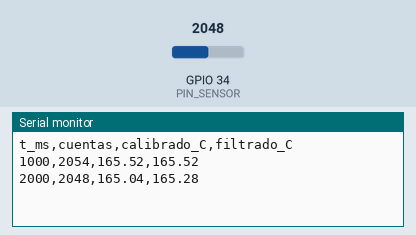
Recording of a sketch running on a simulated ESP32. On the bench: the last lines printed to the serial monitor. The inputs (shaded band) are chosen by the test bench; at power-on: GPIO 34 (PIN_SENSOR) = 2048 (analog values on the 0–4095 scale). Random numbers use the default seed unless the sketch sets one.

Above: at 2.8 s.
2.9 s: GPIO 34 (PIN_SENSOR) set to 2866
At 3.5 s:
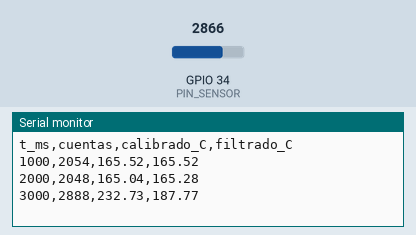
4.4 s: GPIO 34 (PIN_SENSOR) set to 3603
At 5.8 s:
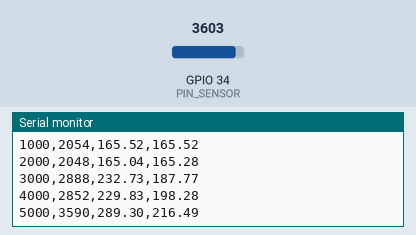
Timing chart, 0 to 7.4 s (numbered marks = the images above; inputs shaded):
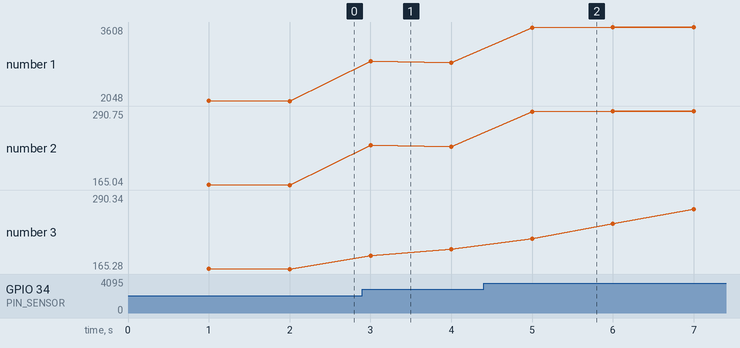

Measured:
- after the input at 2.9 s, the serial monitor: prints a new line after 0.10 s (image 1)
- after the input at 4.4 s, the serial monitor: prints a new line after 0.60 s (image 2)
- plotted number 1: 2048 → 2852 after the input at 2.9 s, 2852 → 3604 after the input at 4.4 s
- plotted number 2: 165.04 → 229.83 after the input at 2.9 s, 229.83 → 290.43 after the input at 4.4 s
- plotted number 3: 165.28 → 198.28 after the input at 2.9 s, 198.28 → 290.3 after the input at 4.4 s

The sketch:

gt1_adquisicion_esp32.ino
```cpp
/* ==========================================================================
   FUNDAMENTOS DE IoT - 2do SEMESTRE 2026
   GT1 (Semana 3) - Proyecto base: cadena de adquisicion en simulacion
   Universidad Autonoma de Chile - Ingenieria Civil Informatica
   v1.0 - 2026-2 - R. Rodriguez

   QUE HACE ESTE PROGRAMA
   Lee una senal analogica, la convierte a magnitud fisica, le aplica una
   correccion de dos puntos y la filtra. Imprime por el monitor serie, en
   formato CSV, el tiempo, las cuentas crudas, el valor calibrado y el valor
   filtrado, para poder comparar las tres columnas.

   COMO SE USA EN LA GT1
   1. Copien este proyecto en su propia cuenta de Wokwi y renombrenlo E NN-GT1.
   2. Ejecuten con M_CAL = 1.0 y B_CAL = 0.0 (sin corregir) y anoten la lectura
      en los DOS puntos de referencia que entrega el docente de la seccion.
   3. Despejen m y b (ver la funcion de ayuda al final del archivo), escriban
      los valores en M_CAL y B_CAL, y verifiquen en un TERCER punto.
   4. Registren m, b, la tolerancia declarada y el criterio de eleccion de N
      en el README del repositorio del equipo.

   REGLAS DE LA ASIGNATURA QUE ESTE CODIGO RESPETA
   - Sin delay() en el lazo principal: el muestreo se agenda con millis().
   - Solo canales del ADC1 (GPIO 32 a 39): el ADC2 queda inutilizable cuando
     el WiFi esta activo, y desde la Semana 8 el WiFi estara activo.
   - Toda constante fisica va comentada con su unidad y su origen.
   ========================================================================== */

// ---------------------------------------------------------------------------
// 1. Configuracion del equipo  (EDITEN ESTA SECCION)
// ---------------------------------------------------------------------------
const uint8_t  PIN_SENSOR   = 34;      // ADC1 canal 6. No usar GPIO 0-27 (ADC2).
const uint32_t PERIODO_MS   = 1000;    // [ms] Periodo de muestreo del taller.
                                       // El periodo del nodo real es el que
                                       // declararon en su plan de datos (ED).
const uint8_t  N_FILTRO     = 5;       // Ventana del filtro. Justifiquenla.
const bool     USAR_MEDIANA = false;   // false: media movil | true: mediana

// Constantes de conversion cuentas -> magnitud fisica.
// ORIGEN: hoja de datos del sensor. SUSTITUYAN por las suyas y documenten.
const float V_REF        = 3.3f;       // [V] tension de referencia del ADC
const uint16_t CUENTAS_MAX = 4095;     // ADC de 12 bits: 0 a 4095
const float ESCALA_SENSOR = 100.0f;    // [grados C / V] sensibilidad nominal
const float OFFSET_SENSOR = 0.0f;      // [grados C] a 0 V, segun hoja de datos

// Constantes de la CALIBRACION DE DOS PUNTOS (item 4 de la pauta).
// Se obtienen midiendo, no se copian de otro equipo.
const float M_CAL = 1.000f;            // ganancia  (adimensional)
const float B_CAL = 0.000f;            // offset    [grados C]

// Simulacion explicita del ruido que el ADC real si tiene y el simulador no.
// Se declara aqui porque en la Semana 4, con el sensor fisico, esta linea
// se elimina: el ruido deja de ser simulado y pasa a ser un problema real.
const bool  SIMULAR_RUIDO = true;
const float RUIDO_CUENTAS = 25.0f;     // [cuentas] amplitud del ruido simulado

// ---------------------------------------------------------------------------
// 2. Estado interno (no requiere edicion)
// ---------------------------------------------------------------------------
uint32_t t_ultima_muestra = 0;         // marca de tiempo de la ultima muestra
float    ventana[16];                  // buffer circular del filtro
uint8_t  idx_ventana = 0;
uint8_t  muestras_validas = 0;

// ---------------------------------------------------------------------------
// 3. Funciones auxiliares
// ---------------------------------------------------------------------------

// Convierte cuentas del ADC a magnitud fisica segun la hoja de datos.
// Entrada: cuentas [0..4095].  Salida: magnitud [grados C].
float cuentas_a_fisica(int cuentas) {
  float tension = (V_REF * cuentas) / CUENTAS_MAX;         // [V]
  return tension * ESCALA_SENSOR + OFFSET_SENSOR;          // [grados C]
}

// Aplica la correccion de dos puntos:  y_corregido = m * y_medido + b
float aplicar_calibracion(float valor_medido) {
  return M_CAL * valor_medido + B_CAL;
}

// Media movil sobre la ventana.
float media_movil() {
  float suma = 0.0f;
  for (uint8_t i = 0; i < muestras_validas; i++) suma += ventana[i];
  return (muestras_validas > 0) ? (suma / muestras_validas) : 0.0f;
}

// Mediana sobre la ventana. Elimina picos aislados sin arrastrar el valor.
float mediana() {
  if (muestras_validas == 0) return 0.0f;
  float copia[16];
  for (uint8_t i = 0; i < muestras_validas; i++) copia[i] = ventana[i];
  for (uint8_t i = 1; i < muestras_validas; i++) {      // insercion simple
    float clave = copia[i];
    int8_t j = i - 1;
    while (j >= 0 && copia[j] > clave) { copia[j + 1] = copia[j]; j--; }
    copia[j + 1] = clave;
  }
  return copia[muestras_validas / 2];
}

// ---------------------------------------------------------------------------
// 4. Programa
// ---------------------------------------------------------------------------
void setup() {
  Serial.begin(115200);
  analogReadResolution(12);            // 12 bits: 0 a 4095
  Serial.println("t_ms,cuentas,calibrado_C,filtrado_C");   // cabecera CSV
}

void loop() {
  uint32_t ahora = millis();

  // Muestreo agendado: el lazo nunca se bloquea, de modo que mas adelante
  // puede convivir con la maquina de estados (Semana 4) y con la publicacion
  // MQTT (Semana 8) sin reescribir esta estructura.
  if (ahora - t_ultima_muestra >= PERIODO_MS) {
    t_ultima_muestra = ahora;

    int cuentas = analogRead(PIN_SENSOR);

    if (SIMULAR_RUIDO) {
      cuentas += (int)(random(-100, 101) / 100.0f * RUIDO_CUENTAS);
      cuentas = constrain(cuentas, 0, CUENTAS_MAX);
    }

    float valor    = cuentas_a_fisica(cuentas);        // conversion (item 3)
    float calibrado = aplicar_calibracion(valor);      // correccion  (item 4)

    ventana[idx_ventana] = calibrado;                  // filtrado    (item 5)
    idx_ventana = (idx_ventana + 1) % N_FILTRO;
    if (muestras_validas < N_FILTRO) muestras_validas++;

    float filtrado = USAR_MEDIANA ? mediana() : media_movil();

    Serial.printf("%lu,%d,%.2f,%.2f\n", ahora, cuentas, calibrado, filtrado);
  }

  // Aqui NO va delay(). El resto del lazo queda libre para las semanas
  // siguientes: maquina de estados, lectura de botones, publicacion MQTT.
}

/* ==========================================================================
   AYUDA PARA EL ITEM 4 - CALIBRACION DE DOS PUNTOS

   Con M_CAL = 1.0 y B_CAL = 0.0, midan en los dos puntos de referencia que
   entrega el docente:

       Referencia 1 = R1     Lectura obtenida = M1
       Referencia 2 = R2     Lectura obtenida = M2

   Entonces:

       m = (R2 - R1) / (M2 - M1)
       b =  R1 - m * M1

   Escriban m en M_CAL y b en B_CAL, vuelvan a simular y verifiquen en un
   TERCER punto de referencia. El error en ese tercer punto debe caer dentro
   de la tolerancia que su equipo declaro para el proyecto.

   ADVERTENCIA: si R1 y R2 estan muy proximos, (M2 - M1) es pequeno y la
   ganancia se dispara. Los dos puntos deben estar separados dentro del rango
   de trabajo del sensor.

   ADVERTENCIA 2: ajustar m y b hasta que el tercer punto "de bien" no es
   calibrar. Los dos puntos determinan la recta; el tercero solo la verifica.
   ========================================================================== */
```
